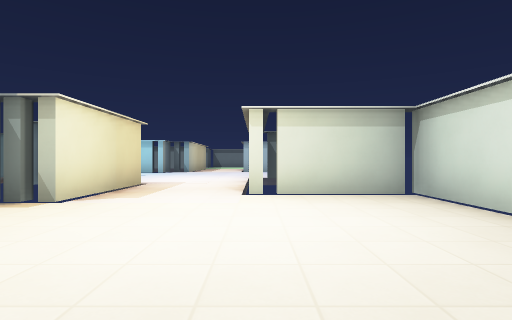
View 1 (above)

19 first-person views from a walk through a 3-D level made in the Godot game engine. The camera is 1.2 m above the floor, looks level and sees 80° across. The floor is counted in squares, 2 m on a side. Each view is taken from the middle of a square. On the plan, view 1 faces up. The plan holds only what a view shows up to about 9 squares ahead; the rest is blank. The place goes on beyond the plan. Characters and animated objects are left out. Surface patterns are stand-ins for the level's own textures.

View 2
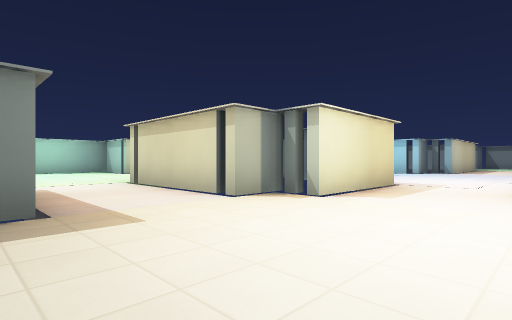

View 3
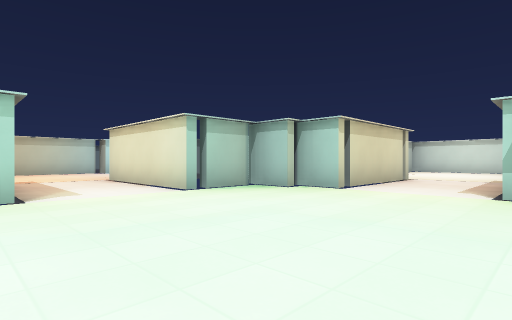

View 4
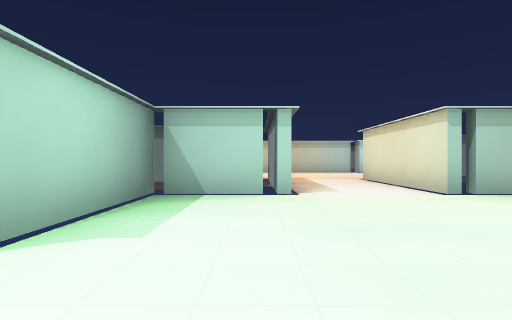

View 5
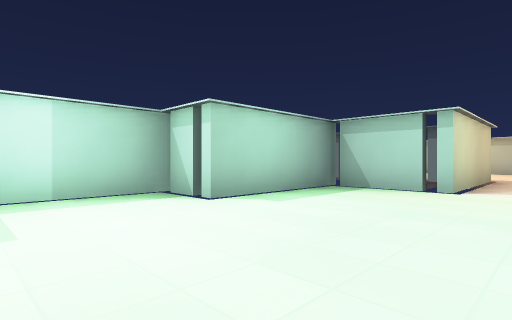

View 6
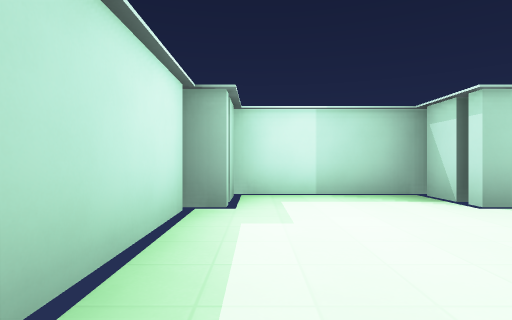

View 7
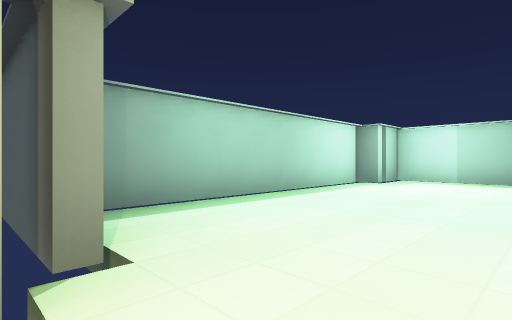

View 8
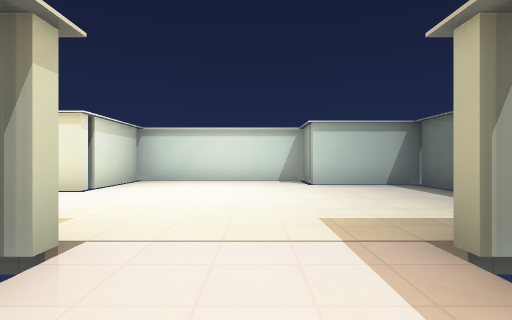

View 9
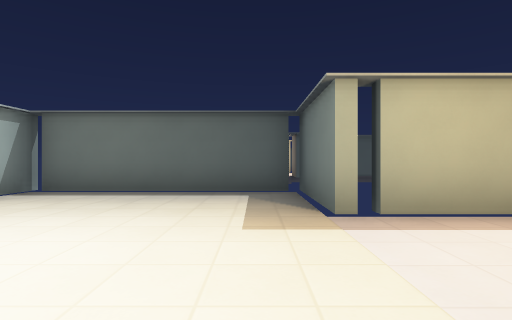

View 10
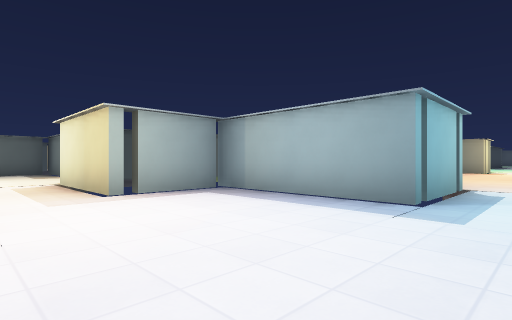

View 11
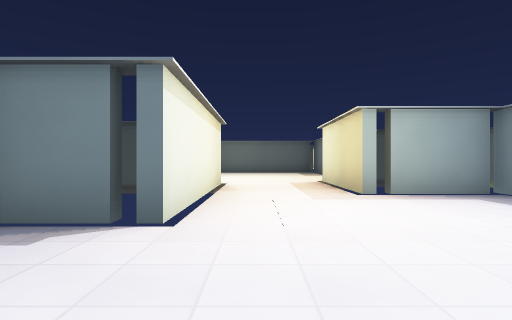

View 12
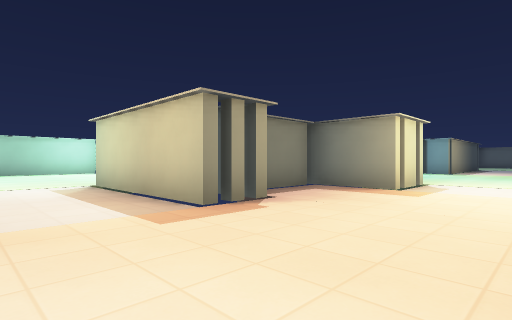

View 13
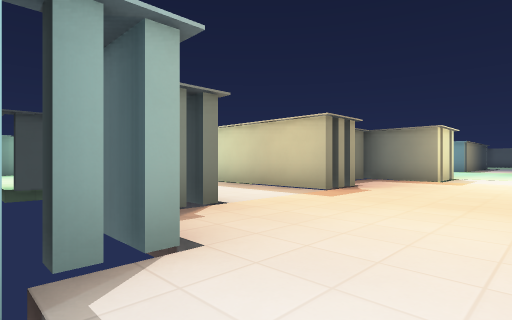

View 14
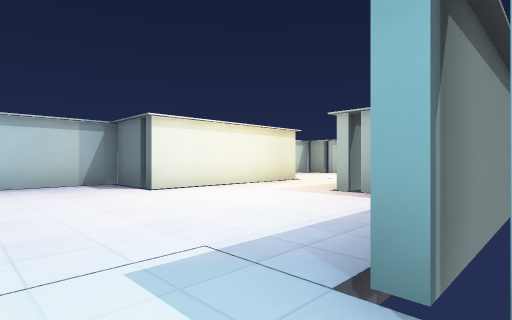

View 15
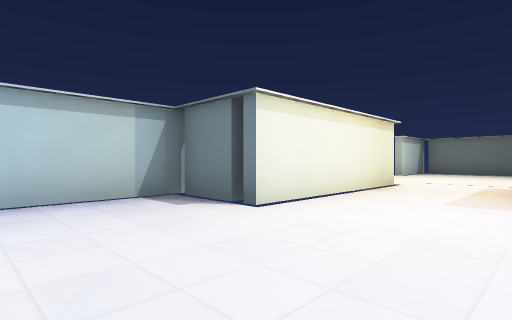

View 16
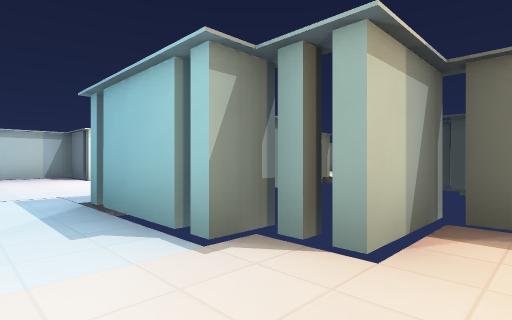

View 17
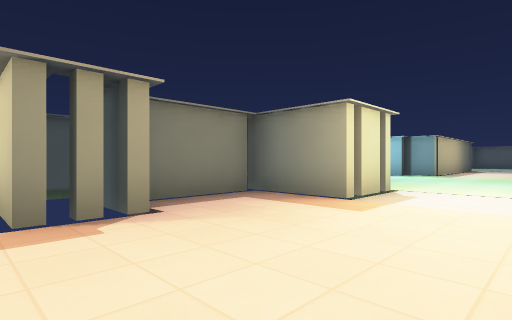

View 18
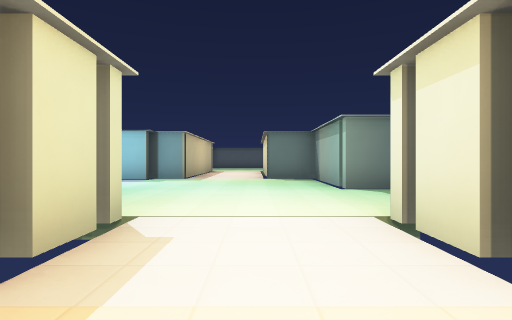

View 19
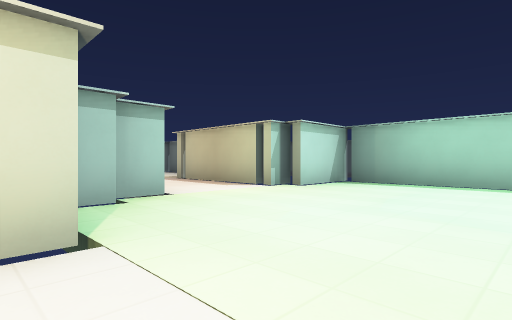

### Floor plan
Points are (right, up) in squares from view 1. A wall is a line through its corners. A room is listed if a view was taken in it or the views show most of it. See-through windows are left out.
Room 1 (views 1, 2, 3, 4, 5, 6, 7, 8, 9, 12, 17, 18, 19)
walls: (-8.9, 5.4) (-10.6, 5.4) (-10.6, 9.4); (-8.6, 4.2) (-8.6, 5.6); (-9.1, 9.4) (-9.1, 11.1); (-10.6, 9.6) (-9.4, 9.6); (-8.1, -0.1) (-8.1, 0.6) (-3.9, 0.6) (-3.9, -2.1); (-8.1, 10.9) (-8.1, 11.6); (-2.9, 5.4) (-2.9, 4.4) (-3.9, 4.4) (-3.9, 3.4) (-8.1, 3.4) (-8.1, 4.6); (-15.9, 5.6) (-15.9, 1.9) (-17.1, 1.9); (-14.4, 9.6) (-14.4, 8.9); (-8.6, -2.1) (-8.6, 0.1); (-14.8, 9.6) (-13.4, 9.6) (-13.4, 5.4) (-15.6, 5.4); (-3.8, -1.9) (1.1, -1.9); (-17.1, 8.6) (-15.1, 8.6); (-17.4, 2.1) (-17.4, -1.5); (-15.9, -1.9) (-8.9, -1.9); (-17.1, -1.4) (-15.9, -1.4); (-19.1, 10.6) (-17.4, 10.6) (-17.4, 8.4); (2.6, 5.4) (-0.1, 5.4); (-17.9, 13.4) (-19.1, 13.4); (1.4, -2.1) (1.4, 0.6) (2.6, 0.6); (2.9, 0.5) (2.9, 5.6)
ways out: opening at (-9.5, 12.5) to room 2; opening at (-1.5, 6.5) to room 2; opening at (-18.5, 11.5); gap at (-17, 2); gap at (-17, 8); gap at (-16.5, -2); gap at (-15, 8); gap at (-9, -2); gap at (-9, 6); gap at (1, -2)
Room 2 (views 10, 11, 13, 14, 15, 16)
walls: (-5.1, 7.6) (-2.9, 7.6) (-2.9, 5.4); (-8.1, 11.6) (-5.4, 11.6) (-5.4, 7.4); (-9.1, 11.1) (-8.4, 11.1); (-0.1, 5.4) (-0.1, 10.1) (1.9, 10.1) (1.9, 12.6)
ways out: opening at (-9.5, 12.5) to room 1; opening at (-1.5, 6.5) to room 1; gap at (-8, 11); gap at (-5, 7)

Where each view was taken, in squares from view 1:
view 1: 0 up, 0 right, facing up
view 2: 0 up, 0 right, facing up-left
view 3: 0 up, 14 left, facing up-right
view 4: 0 up, 14 left, facing up
view 5: 1 down, 12 left, facing up-left
view 6: 1 down, 12 left, facing left
view 7: 2 up, 8 left, facing down-left
view 8: 2 up, 6 left, facing right
view 9: 4 up, 3 left, facing down
view 10: 13 up, 1 left, facing down-left
view 11: 13 up, 1 left, facing down
view 12: 13 up, 11 left, facing down-left
view 13: 13 up, 8 left, facing down-left
view 14: 13 up, 6 left, facing down-right
view 15: 13 up, 3 left, facing down-right
view 16: 13 up, 10 left, facing down-right
view 17: 13 up, 13 left, facing down-left
view 18: 12 up, 16 left, facing left
view 19: 6 up, 13 left, facing down-right
